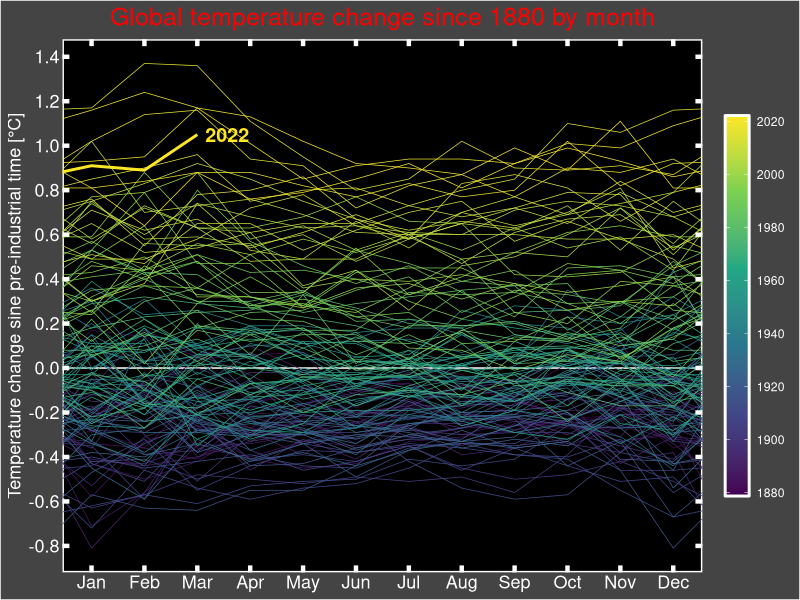
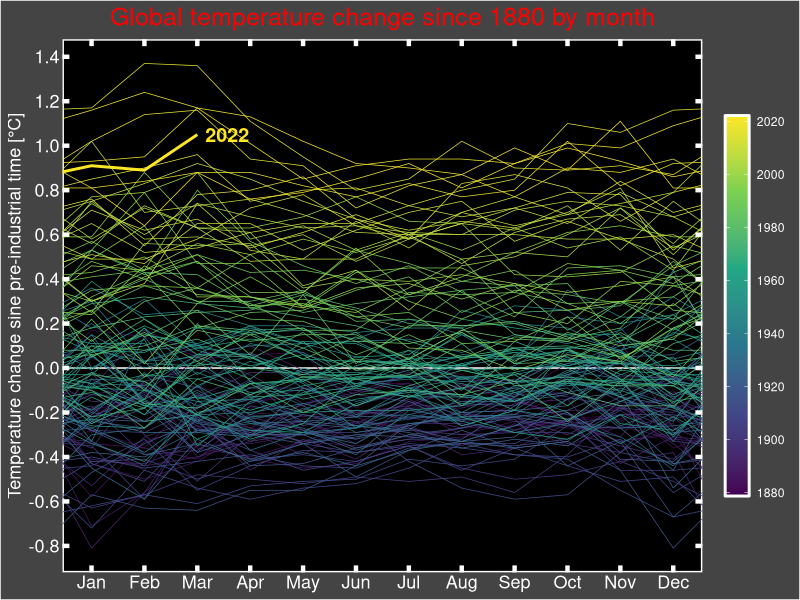

Recreate these plots in R, in order.
library(tidyverse)


t_diff <- read_csv("data/GLB.Ts+dSST.csv", skip = 1, na = "***") %>%
  select(year = Year, month.abb) %>% 
  pivot_longer(-year, names_to = "month", values_to = "t_diff") %>% 
  drop_na() %>% 
  mutate(month = factor(month, levels = month.abb))

last_dec <- t_diff %>% 
  filter(month == "Dec") %>% 
  mutate(year = year + 1,
         month = "last_Dec")
next_jan <- t_diff %>% 
  filter(month == "Jan") %>% 
  mutate(year = year - 1,
         month = "next_Jan")

t_data <- bind_rows(last_dec, t_diff, next_jan) %>%
  mutate(month = factor(month, levels = c("last_Dec", month.abb, "next_Jan")),
         month_number = as.numeric(month) - 1,
         this_year = year == 2022)

annotation <- t_data %>% 
  slice_max(year) %>% 
  slice_max(month_number)

t_data %>% 
  ggplot(aes(x=month_number, y=t_diff, group=year, 
             color=year, size = this_year)) +
  geom_hline(yintercept = 0, color = "white") +
  geom_line() +
  geom_text(data = annotation, 
            aes(x=month_number, y=t_diff, label=year, color=year),
            inherit.aes = FALSE,
            hjust =  0, size = 5, nudge_x = 0.15, fontface = "bold") +

  scale_x_continuous(breaks = 1:12,
                     labels = month.abb,
                     sec.axis = dup_axis(name = NULL, labels = NULL)) +
  scale_y_continuous(breaks = seq(-2, 2, 0.2),
                     sec.axis = dup_axis(name = NULL, labels = NULL)) +
  scale_size_manual(breaks = c(FALSE, TRUE),
                    values = c(0.25, 1), guide = "none") +
  scale_color_viridis_c(breaks = seq(1880, 2020, 20),
                        guide = guide_colorbar(frame.colour = "white",
                                               frame.linewidth = 1)) +
  coord_cartesian(xlim = c(1,12)) +
  labs(x = NULL,
       y = "Temperature change sine pre-industrial time [\u00B0C]",
       title = "Global temperature change since 1880 by month") +
  theme(
    panel.background = element_rect(fill = "black", color = "white", size = 1),
    plot.background = element_rect(fill = "#444444"),
    panel.grid = element_blank(),
    axis.text = element_text(color = "white", size = 13),
    axis.ticks = element_line(color = "white", size = 1.5),
    axis.ticks.length = unit(-5, "pt"),
    axis.title = element_text(color = "white", size = 13),
    plot.title = element_text(colour = "red", hjust = 0.5, size = 18),
    legend.title = element_blank(),
    legend.background = element_rect(fill = NA),
    legend.text = element_text(color = "white"),
    legend.key.height = unit(55, "pt")
  )
  
ggsave("figures/temperature_lines.png", width = 8, height = 4.5)
